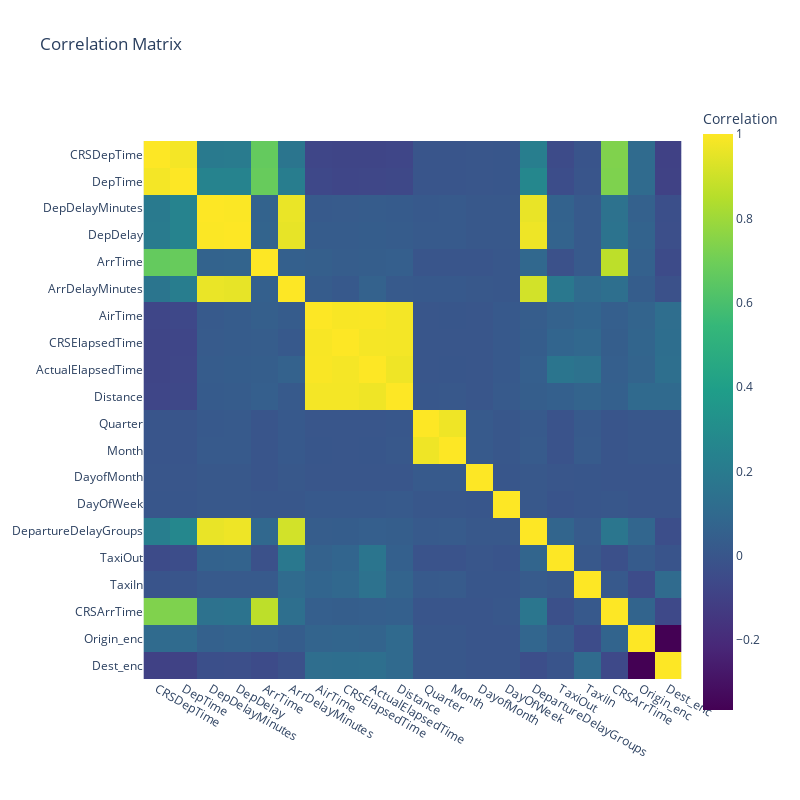

The code cell stored with this chart in its notebook:
### Code cell
import plotly.express as px

corrmat = df_train.corr() 
fig = px.imshow(corrmat,
                labels = dict(color='Correlation'),
                x=corrmat.columns,
                y=corrmat.index,
                color_continuous_scale='Viridis',
                title='Correlation Matrix')
fig.update_layout(width=800, height=800)
fig.show()

### Figure 1 — Plotly figure (JSON) as saved in the notebook; plotly's stock layout.template omitted (floating-point values rounded to 4 significant figures; data arrays with more than 128 entries replaced by an {"elided": "..."} marker saying what was removed)
{"data": [{"coloraxis": "coloraxis", "hovertemplate": "x: %{x}<br>y: %{y}<br>Correlation: %{z}<extra></extra>", "name": "0", "type": "heatmap", "x": ["CRSDepTime", "DepTime", "DepDelayMinutes", "DepDelay", "ArrTime", "ArrDelayMinutes", "AirTime", "CRSElapsedTime", "ActualElapsedTime", "Distance", "Quarter", "Month", "DayofMonth", "DayOfWeek", "DepartureDelayGroups", "TaxiOut", "TaxiIn", "CRSArrTime", "Origin_enc", "Dest_enc"], "xaxis": "x", "y": ["CRSDepTime", "DepTime", "DepDelayMinutes", "DepDelay", "ArrTime", "ArrDelayMinutes", "AirTime", "CRSElapsedTime", "ActualElapsedTime", "Distance", "Quarter", "Month", "DayofMonth", "DayOfWeek", "DepartureDelayGroups", "TaxiOut", "TaxiIn", "CRSArrTime", "Origin_enc", "Dest_enc"], "yaxis": "y", "z": {"elided": "20x20 float values"}}], "layout": {"coloraxis": {"colorbar": {"title": {"text": "Correlation"}}, "colorscale": [[0, "#440154"], [0.1111, "#482878"], [0.2222, "#3e4989"], [0.3333, "#31688e"], [0.4444, "#26828e"], [0.5556, "#1f9e89"], [0.6667, "#35b779"], [0.7778, "#6ece58"], [0.8889, "#b5de2b"], [1, "#fde725"]]}, "height": 800, "title": {"text": "Correlation Matrix"}, "width": 800, "xaxis": {"anchor": "y", "constrain": "domain", "domain": [0, 1], "scaleanchor": "y"}, "yaxis": {"anchor": "x", "autorange": "reversed", "constrain": "domain", "domain": [0, 1]}}}
